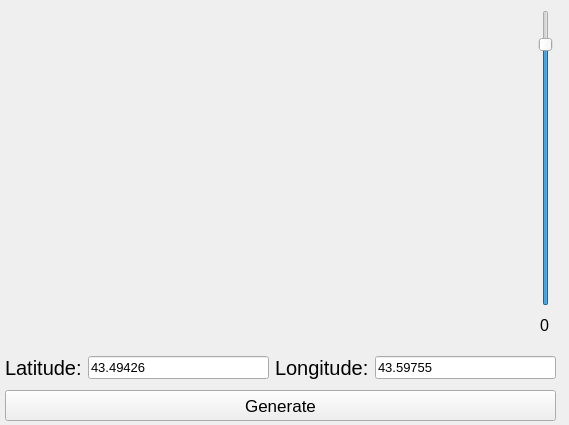
<?xml version="1.0" encoding="UTF-8"?>
<ui version="4.0">
 <class>MainWindow</class>
 <widget class="QMainWindow" name="MainWindow">
  <property name="geometry">
   <rect>
    <x>0</x>
    <y>0</y>
    <width>569</width>
    <height>425</height>
   </rect>
  </property>
  <property name="sizePolicy">
   <sizepolicy hsizetype="Fixed" vsizetype="Fixed">
    <horstretch>0</horstretch>
    <verstretch>0</verstretch>
   </sizepolicy>
  </property>
  <property name="windowTitle">
   <string>MainWindow</string>
  </property>
  <widget class="QWidget" name="centralwidget">
   <widget class="QLabel" name="picture">
    <property name="geometry">
     <rect>
      <x>15</x>
      <y>11</y>
      <width>511</width>
      <height>315</height>
     </rect>
    </property>
    <property name="text">
     <string/>
    </property>
   </widget>
   <widget class="QWidget" name="horizontalLayoutWidget">
    <property name="geometry">
     <rect>
      <x>5</x>
      <y>345</y>
      <width>551</width>
      <height>46</height>
     </rect>
    </property>
    <layout class="QHBoxLayout" name="horizontalLayout">
     <item>
      <widget class="QLabel" name="label_2">
       <property name="font">
        <font>
         <pointsize>15</pointsize>
        </font>
       </property>
       <property name="text">
        <string>Latitude:</string>
       </property>
      </widget>
     </item>
     <item>
      <widget class="QLineEdit" name="xline">
       <property name="font">
        <font>
         <pointsize>10</pointsize>
        </font>
       </property>
       <property name="text">
        <string>43.49426</string>
       </property>
      </widget>
     </item>
     <item>
      <widget class="QLabel" name="label_3">
       <property name="font">
        <font>
         <pointsize>15</pointsize>
        </font>
       </property>
       <property name="text">
        <string>Longitude:</string>
       </property>
      </widget>
     </item>
     <item>
      <widget class="QLineEdit" name="yline">
       <property name="font">
        <font>
         <pointsize>10</pointsize>
        </font>
       </property>
       <property name="text">
        <string>43.59755</string>
       </property>
      </widget>
     </item>
    </layout>
   </widget>
   <widget class="QSlider" name="slider">
    <property name="geometry">
     <rect>
      <x>530</x>
      <y>10</y>
      <width>31</width>
      <height>296</height>
     </rect>
    </property>
    <property name="maximum">
     <number>21</number>
    </property>
    <property name="value">
     <number>19</number>
    </property>
    <property name="orientation">
     <enum>Qt::Vertical</enum>
    </property>
   </widget>
   <widget class="QLabel" name="scale">
    <property name="enabled">
     <bool>true</bool>
    </property>
    <property name="geometry">
     <rect>
      <x>540</x>
      <y>315</y>
      <width>31</width>
      <height>21</height>
     </rect>
    </property>
    <property name="font">
     <font>
      <pointsize>12</pointsize>
     </font>
    </property>
    <property name="text">
     <string>0</string>
    </property>
   </widget>
   <widget class="QPushButton" name="btn">
    <property name="geometry">
     <rect>
      <x>5</x>
      <y>390</y>
      <width>551</width>
      <height>31</height>
     </rect>
    </property>
    <property name="font">
     <font>
      <pointsize>13</pointsize>
     </font>
    </property>
    <property name="text">
     <string>Generate</string>
    </property>
   </widget>
  </widget>
 </widget>
 <resources/>
 <connections/>
</ui>
